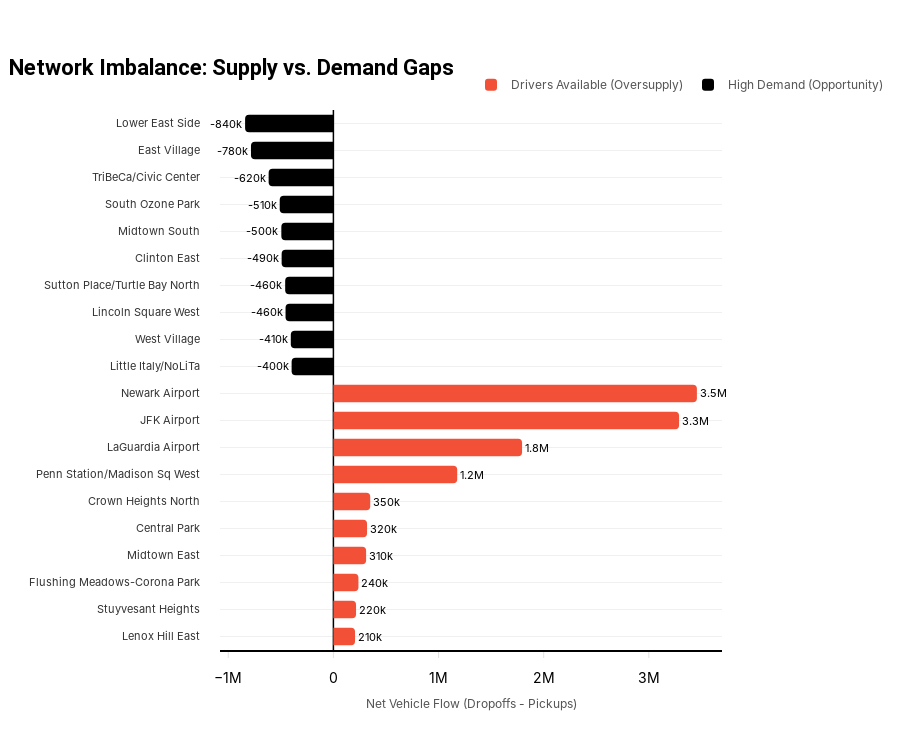

Source (notebook cell):
### Markdown cell above
**Definition & Impact**:
Dead Mileage (Zero-Passenger Miles) represents the most critical inefficiency in the network. It occurs when a driver travels empty from a drop-off point to a new pickup location.
* Operational Cost: Increases fuel consumption and vehicle depreciation without revenue.
* System Friction: Reduces overall fleet availability, triggering unnecessary price surges in adjacent neighborhoods.

We diagnose this by calculating Net Flow Imbalance (Drop-offs minus Pickups) to identify where the network is "leaking" supply.

### Code cell
# --- STEP 0: REGISTER UBER STYLE ---
# Ensure template is activated
pio.templates["uber"] = uber_style.uber_style_template
pio.templates.default = "uber"

def analyze_network_imbalance_final(file_paths):
    print("🚀 Analyzing Dead Mileage (Final Version)...")
    
    # --- 1. DATA LOADING & PREP ---
    dfs = []
    cols = ["pickup_zone", "dropoff_zone"]
    
    for path in file_paths:
        try:
            # Load sample data
            df = pd.read_parquet(path, columns=cols)
            dfs.append(df)
        except Exception:
            continue
            
    if not dfs: return
    df_main = pd.concat(dfs)
    
    # Calculate Pickups & Dropoffs
    pu = df_main["pickup_zone"].value_counts().reset_index()
    pu.columns = ["Zone", "Pickups"]
    
    do = df_main["dropoff_zone"].value_counts().reset_index()
    do.columns = ["Zone", "Dropoffs"]
    
    # Merge
    df_bal = pd.merge(pu, do, on="Zone", how="outer").fillna(0)
    
    # --- [IMPORTANT] SCALING x100 ---
    # Convert from 1% sample to actual estimate
    df_bal["Pickups"] = df_bal["Pickups"] * 100
    df_bal["Dropoffs"] = df_bal["Dropoffs"] * 100
    
    # Calculate Net Flow: Positive = Excess cars, Negative = Shortage
    df_bal["Net_Inflow"] = df_bal["Dropoffs"] - df_bal["Pickups"]
    df_bal["Total_Activity"] = df_bal["Dropoffs"] + df_bal["Pickups"]
    
    # --- 2. FILTERING & CATEGORIZATION ---
    # Only take zones with high activity (> 50k trips) for C-level reporting
    df_viz = df_bal[df_bal["Total_Activity"] > 50000].sort_values("Net_Inflow", ascending=True)
    
    # Split into 2 groups
    top_deficit = df_viz.head(10).copy() # Shortage (High Demand)
    top_surplus = df_viz.tail(10).copy() # Excess (Oversupply)
    
    # Assign Category labels (for Legend display)
    top_deficit["Category"] = "High Demand (Opportunity)"
    top_surplus["Category"] = "Drivers Available (Oversupply)"
    
    # Combine and sort for symmetric chart display
    plot_data = pd.concat([top_deficit, top_surplus])
    plot_data["Abs_Inflow"] = plot_data["Net_Inflow"].abs()
    plot_data = plot_data.sort_values("Abs_Inflow", ascending=True)

    print("📊 Rendering high-definition chart...")

    # --- 3. VISUALIZATION (Black & Red) ---
    fig = px.bar(
        plot_data,
        x="Net_Inflow",
        y="Zone",
        orientation='h',
        color="Category",
        text_auto='.2s', # Show abbreviated numbers (e.g.: 120k)
        
        # COLOR MAPPING
        color_discrete_map={
            "High Demand (Opportunity)": uber_style.UBER_BLACK,   # Black: Core, Strong
            "Drivers Available (Oversupply)": uber_style.UBER_RED # Red: Alert, Available
        },
        # Custom data for Tooltip
        custom_data=["Pickups", "Dropoffs"]
    )

    # --- 4. LAYOUT POLISHING (STORYTELLING WITH DATA) ---
    fig.update_layout(
        # Impressive title
        title=dict(
            text="<b>Network Imbalance: Supply vs. Demand Gaps</b>",
            font=dict(size=22, family="Uber Move, Roboto, sans-serif")
        ),
        
        # Fine-tune axes
        xaxis_title="Net Vehicle Flow (Dropoffs - Pickups)",
        yaxis_title=None, # Hide Y-axis title to reduce clutter
        
        # [FIX] MARGINS: Increase left margin (l=200) for long zone names
        margin=dict(l=220, r=50, t=110, b=100),
        
        # # [FIX] LEGEND: Move to top to save horizontal space
        legend=dict(
            title=None,
            orientation="h",
            yanchor="bottom", y=1.02,
            xanchor="left", x=0.5,
            font=dict(size=12)
        ),
        
        # Space between bars
        bargap=0.35,
        height=750,
        
        # Clean white background (Minimalism)
        plot_bgcolor="white"
    )
    
    # Y-axis formatting (Zone Names)
    fig.update_yaxes(
        tickfont=dict(size=11, color="#333333"), # Dark gray for easy reading
        ticksuffix="   " # Small gap between text and chart
    )
    
    # X-axis formatting (Grid only vertical)
    fig.update_xaxes(
        showgrid=False, 
        gridcolor="#E5E5E5",
        zeroline=True, 
        zerolinecolor="black", 
        zerolinewidth=1.5 # Bold zero line to divide Risk/Opportunity
    )
    
    # Data label formatting
    fig.update_traces(
        textfont_size=11,
        textposition='outside', # Numbers outside bars for clarity
        cliponaxis=False,       # Allow numbers to overflow frame if needed
        
        # Detailed tooltip for data inspection
        hovertemplate="<b>%{y}</b><br>Net Flow: %{x:,.0f}<br>Pickups: %{customdata[0]:,.0f}<br>Dropoffs: %{customdata[1]:,.0f}<extra></extra>"
    )

    # # --- 5. UBER BRANDING FOOTER ---
    # fig = uber_style.apply_uber_branding(
    #     fig,
    #     source="Source: NYC TLC HVFHV Records (Scaled x100)",
    #     footer_y=-0.1 # Push footer to bottom
    # )
    
    fig.show()

# --- CALL FUNCTION ---
analyze_network_imbalance_final(FILE_PATHS)

### Figure 1 — Plotly figure (JSON) as saved in the notebook; plotly's stock layout.template omitted (floating-point values rounded to 4 significant figures)
{"data": [{"alignmentgroup": "True", "cliponaxis": false, "customdata": [[2496200, 2701900], [3664600, 3880100], [347600, 585800], [3784100, 4095200], [732700, 1052800], [6004000, 6354400], [2875500, 4053100], [8045700, 9840100], [7201700, 10489400], [100, 3457400]], "hovertemplate": "<b>%{y}</b><br>Net Flow: %{x:,.0f}<br>Pickups: %{customdata[0]:,.0f}<br>Dropoffs: %{customdata[1]:,.0f}<extra></extra>", "legendgroup": "Drivers Available (Oversupply)", "marker": {"color": "#F25138", "pattern": {"shape": ""}}, "name": "Drivers Available (Oversupply)", "offsetgroup": "Drivers Available (Oversupply)", "orientation": "h", "showlegend": true, "textfont": {"size": 11}, "textposition": "outside", "texttemplate": "%{x:.2s}", "type": "bar", "x": [205700, 215500, 238200, 311100, 320100, 350400, 1177600, 1794400, 3287700, 3457300], "xaxis": "x", "y": ["Lenox Hill East", "Stuyvesant Heights", "Flushing Meadows-Corona Park", "Midtown East", "Central Park", "Crown Heights North", "Penn Station/Madison Sq West", "LaGuardia Airport", "JFK Airport", "Newark Airport"], "yaxis": "y"}, {"alignmentgroup": "True", "cliponaxis": false, "customdata": [[3379900, 2982600], [4303200, 3898100], [2271900, 1816800], [2702800, 2244200], [4250400, 3758100], [4862100, 4367000], [3098700, 2588200], [5282800, 4666900], [5981800, 5197800], [4695300, 3855500]], "hovertemplate": "<b>%{y}</b><br>Net Flow: %{x:,.0f}<br>Pickups: %{customdata[0]:,.0f}<br>Dropoffs: %{customdata[1]:,.0f}<extra></extra>", "legendgroup": "High Demand (Opportunity)", "marker": {"color": "#000000", "pattern": {"shape": ""}}, "name": "High Demand (Opportunity)", "offsetgroup": "High Demand (Opportunity)", "orientation": "h", "showlegend": true, "textfont": {"size": 11}, "textposition": "outside", "texttemplate": "%{x:.2s}", "type": "bar", "x": [-397300, -405100, -455100, -458600, -492300, -495100, -510500, -615900, -784000, -839800], "xaxis": "x", "y": ["Little Italy/NoLiTa", "West Village", "Lincoln Square West", "Sutton Place/Turtle Bay North", "Clinton East", "Midtown South", "South Ozone Park", "TriBeCa/Civic Center", "East Village", "Lower East Side"], "yaxis": "y"}], "layout": {"bargap": 0.35, "barmode": "relative", "height": 750, "legend": {"font": {"size": 12}, "orientation": "h", "title": {}, "tracegroupgap": 0, "x": 0.5, "xanchor": "left", "y": 1.02, "yanchor": "bottom"}, "margin": {"b": 100, "l": 220, "r": 50, "t": 110}, "plot_bgcolor": "white", "title": {"font": {"family": "Uber Move, Roboto, sans-serif", "size": 22}, "text": "<b>Network Imbalance: Supply vs. Demand Gaps</b>"}, "xaxis": {"anchor": "y", "domain": [0, 1], "gridcolor": "#E5E5E5", "showgrid": false, "title": {"text": "Net Vehicle Flow (Dropoffs - Pickups)"}, "zeroline": true, "zerolinecolor": "black", "zerolinewidth": 1.5}, "yaxis": {"anchor": "x", "domain": [0, 1], "tickfont": {"color": "#333333", "size": 11}, "ticksuffix": "   ", "title": {}}}}
